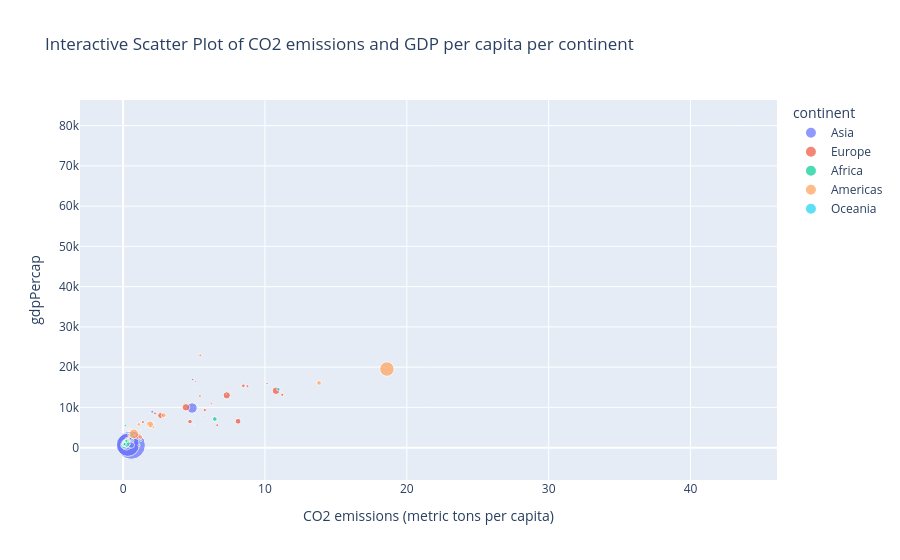

Here is the notebook cell this chart was saved with:
### Markdown cell above
### 5. Using plotly or bokeh, create an interactive scatter plot comparing 'CO2 emissions (metric tons per capita)' and gdpPercap, where the point size is determined by pop (population) and the color is determined by the continent.

### Code cell
# filter rows to only include rows with the year with highest correlation
new_filtered = df[df["Year"] == a[0][0]]

# create interactive scatter plot
fig = px.scatter(
    new_filtered,
    title="Interactive Scatter Plot of CO2 emissions and GDP per capita per continent",
    x="CO2 emissions (metric tons per capita)",
    y="gdpPercap",
    size="pop",
    color="continent",
)
fig.show()
